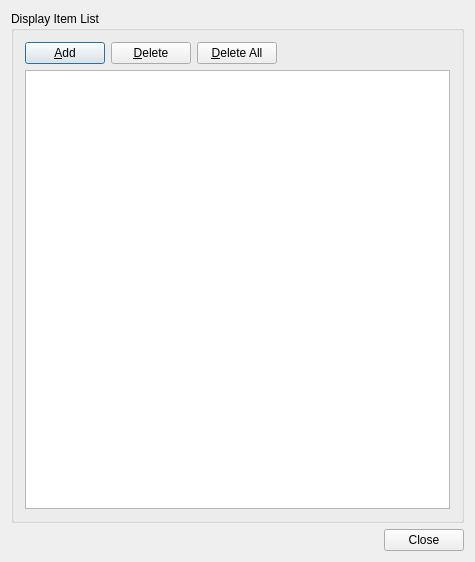
<?xml version="1.0" encoding="UTF-8"?>
<ui version="4.0">
 <class>editDisplayItemPool</class>
 <widget class="QDialog" name="editDisplayItemPool">
  <property name="geometry">
   <rect>
    <x>0</x>
    <y>0</y>
    <width>475</width>
    <height>562</height>
   </rect>
  </property>
  <property name="windowTitle">
   <string>DRMD &amp; PID</string>
  </property>
  <layout class="QVBoxLayout" name="verticalLayout_2" stretch="1,0">
   <item>
    <widget class="QSplitter" name="splitter">
     <property name="orientation">
      <enum>Qt::Horizontal</enum>
     </property>
     <widget class="QGroupBox" name="gbDispItemList">
      <property name="title">
       <string>Display Item List</string>
      </property>
      <layout class="QGridLayout" name="gridLayout_2">
       <item row="0" column="0">
        <layout class="QVBoxLayout" name="verticalLayout">
         <item>
          <layout class="QHBoxLayout" name="horizontalLayout_2">
           <item>
            <widget class="QPushButton" name="btnAddDisplayPool">
             <property name="text">
              <string>&amp;Add</string>
             </property>
            </widget>
           </item>
           <item>
            <widget class="QPushButton" name="btnDelDisplayPool">
             <property name="text">
              <string>&amp;Delete</string>
             </property>
            </widget>
           </item>
           <item>
            <widget class="QPushButton" name="btnDelAll">
             <property name="text">
              <string>&amp;Delete All</string>
             </property>
            </widget>
           </item>
           <item>
            <spacer name="horizontalSpacer">
             <property name="orientation">
              <enum>Qt::Horizontal</enum>
             </property>
             <property name="sizeHint" stdset="0">
              <size>
               <width>40</width>
               <height>20</height>
              </size>
             </property>
            </spacer>
           </item>
          </layout>
         </item>
         <item>
          <widget class="QTableView" name="m_tblDisplayItemPool"/>
         </item>
        </layout>
       </item>
      </layout>
     </widget>
    </widget>
   </item>
   <item>
    <layout class="QHBoxLayout" name="horizontalLayout">
     <item>
      <spacer name="horizontalSpacer_2">
       <property name="orientation">
        <enum>Qt::Horizontal</enum>
       </property>
       <property name="sizeHint" stdset="0">
        <size>
         <width>40</width>
         <height>20</height>
        </size>
       </property>
      </spacer>
     </item>
     <item>
      <widget class="QPushButton" name="btnClose">
       <property name="text">
        <string>Close</string>
       </property>
      </widget>
     </item>
    </layout>
   </item>
  </layout>
 </widget>
 <layoutdefault spacing="6" margin="11"/>
 <resources/>
 <connections/>
</ui>
